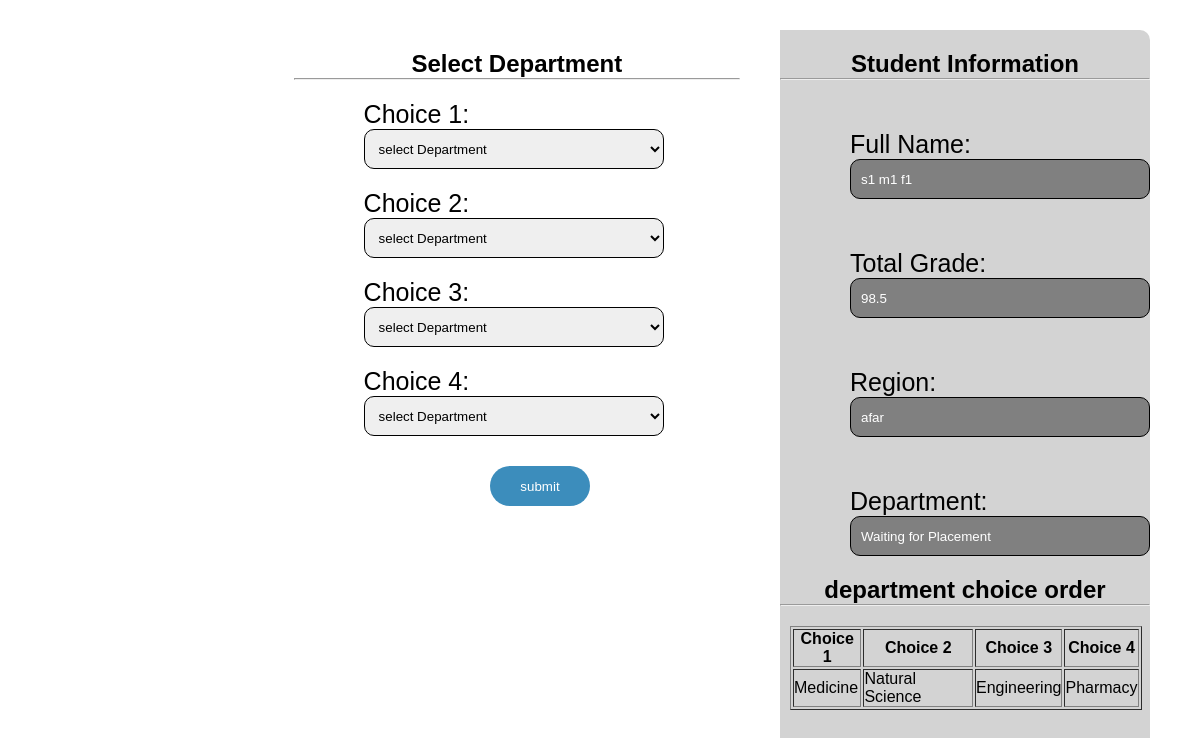
The app's page /student/index.php (signed in) with its own data.
### tables this page shows
CREATE TABLE `student` (
  `ID` int(11) NOT NULL,
  `student_id` varchar(50) NOT NULL,
  `password` varchar(50) NOT NULL,
  `status` int(11) NOT NULL,
  `fname` varchar(100) NOT NULL,
  `mname` varchar(100) NOT NULL,
  `lname` varchar(100) NOT NULL,
  `gender` varchar(100) NOT NULL,
  `region` varchar(100) NOT NULL,
  `disability` varchar(100) NOT NULL,
  `enterance` varchar(50) NOT NULL,
  `stream` varchar(50) NOT NULL,
  `year` int(100) NOT NULL,
  `semester` varchar(50) NOT NULL,
  `grade` varchar(50) NOT NULL,
  `coc` varchar(50) NOT NULL,
  `transcript1` varchar(50) NOT NULL,
  `transcript2` varchar(50) NOT NULL,
  `total` varchar(50) NOT NULL,
  `department` varchar(100) NOT NULL,
  `c1` varchar(100) NOT NULL,
  `c2` varchar(100) NOT NULL,
  `c3` varchar(100) NOT NULL,
  `c4` varchar(100) NOT NULL,
  `c5` varchar(100) DEFAULT NULL,
  `c6` varchar(100) DEFAULT NULL
);

CREATE TABLE `department` (
  `ID` int(11) NOT NULL,
  `dname` varchar(100) NOT NULL,
  `dsname` varchar(100) NOT NULL,
  `stream` varchar(100) NOT NULL,
  `semester` varchar(100) NOT NULL
);

### session.php (called while the page is built, shortened)
<?php
$session_id=$_SESSION['id'];
?>

### student/index.php (the view, shortened to what this page needs)
<?php
   include('../conn.php');
   include('../session.php');
   $select=mysqli_query($conn,"select *from student where ID='$session_id'");
   $row=mysqli_fetch_assoc($select);
   $stream=$row['stream'];
   $semester=$row['semester'];
                $select1=mysqli_query($conn,"select *from department where stream='$stream' and semester='$semester'");
                $counts=mysqli_num_rows($select1);
?>
<!DOCTYPE html>
<html>
<head>
	<link rel="stylesheet" type="text/css" href="style.css">
</head>
<body>
  <div class="r1">
  	<div class="c1"><h2>Select Department</h2><hr>
  		<form action="" method="post">
            <div style="display: block; overflow-y: scroll; max-height: 400px;">
                <?php $n1=1;
                while($n1<=$counts){ ?>
  			<div class="two1">
  			 <label>Choice <?php echo $n1; ?>: </label>
  			 <select name="ch<?php echo $n1;?>" class="select" required>
  			 	<option value="">select Department</option>
  			 </select>
  			</div><?php $n1++; } ?></div>
  			<input type="submit" name="submit" class="submit" value="submit">
  		</form></div>
  	<div class="c2">
  		<h2>Student Information</h2>
  		<hr><div class="two5">
  			 <label>Full Name: </label>
  			 <input style="background: gray; color: white;" type="text" name="" value="<?php echo $row['fname']; echo " ";echo $row['mname']; echo " "; echo $row['lname']; ?>" class="select" readonly>
  			</div>
  			<div class="two6">
  			 <label>Total Grade: </label>
  			 <input style="background: gray; color: white;" type="text" name="" value="<?php echo $row['total'];?>" class="select" readonly>
  			</div>
  			<div class="two7">
  			 <label>Region: </label>
  			 <input style="background: gray; color: white;" type="text" name="" value="<?php echo $row['region']; ?>" class="select" readonly>
  			</div>
  			<div class="two8">
  			 <label>Department: </label>
  			 <input style="background: gray; color: white;" type="text" name="" value="<?php  if($row['department']=="eng"){ echo "Engineering";} else if($row['department']=="med"){ echo "Medicine";} else if($row['department']=="phar"){ echo "Pharmacy";} else if($row['department']=="natural"){ echo "Natural Science";} else{ echo "Waiting for Placement";} ?>" class="select" readonly>
  			</div>
                <h2>department choice order</h2>
                <hr>
  			<div class="two" style="overflow-x: scroll;">
  				<table border="1" class="t">
  					<tr>
                        <?php for($j=1;$j<=$counts;$j++){
                            echo "
                        <th>Choice ".$j."</th>
                        ";
                        } ?>
  					</tr>
  					<tr>
                        <?php for($j=1;$j<=$counts;$j++){
                            $c="c$j";
                            $c1=$row[$c];
                            $sel=mysqli_query($conn,"select *from department where dsname='$c1' and stream='$stream' and semester='$semester'");
                            $num=mysqli_num_rows($sel);
                            if($num>0){
                            $fetch=mysqli_fetch_assoc($sel);
                            echo "
                        <td>".$fetch['dname']."</td>
                            ";}else if($num==0){
                                echo "<td>waiting for placement</td>";
                            }
                        } ?>
  					</tr>
  				</table>
  			</div>
  	</div>
  </div>
</body>
</html>

### student/style.css (style rules this page uses)
* { margin: 0; padding: 0; box-sizing: border-box; }
body { font-family: "ropoto", sans-serif; }
.r1 { background: white; width: 90%; margin-left: 70px; margin-top: 30px; height: 90vh; border-radius: 10px; display: flex; }
.c2 { width: 50%; height: 90vh; background: lightgray; border-radius: 0px 10px 10px 0px; color: black; }
.c1 h2 { margin-top: 20px; text-align: center; }
.c2 h2 { margin-top: 20px; text-align: center; }
.two1 { margin-top: 20px; margin-left: 70px; }
.two5 { margin-top: 50px; margin-left: 70px; }
.two6 { margin-top: 50px; margin-left: 70px; }
.two7 { margin-top: 50px; margin-left: 70px; }
.two8 { margin-top: 50px; margin-left: 70px; }
.select { width: 300px; height: 40px; border: 1px solid black; border-radius: 10px; padding-left: 10px; }
.two1 label { margin-right: 58px; font-size: 25px; }
.two5 label { margin-right: 58px; font-size: 25px; }
.two6 label { margin-right: 43px; font-size: 25px; }
.two7 label { margin-right: 87px; font-size: 25px; }
.two8 label { margin-right: 40px; font-size: 25px; }
.submit { margin-left: 44%; width: 100px; height: 40px; background: #3c8dbc; margin-top: 30px; color: white; border-radius: 30px; border: #367fa9; }
.t { width: 95%; margin-left: 10px; margin-right: 10px; margin-top: 20px; }
.c1 { width: 70%; margin-left: 17%; background: white; border-radius: 10px; padding: 0px 40px; }

### records on screen
student: fname+mname+lname "s1 m1 f1", total "98.5", region "afar", department "Waiting for Placement"
department: dname "Medicine"
department: dname "Natural Science"
department: dname "Engineering"
department: dname "Pharmacy"
